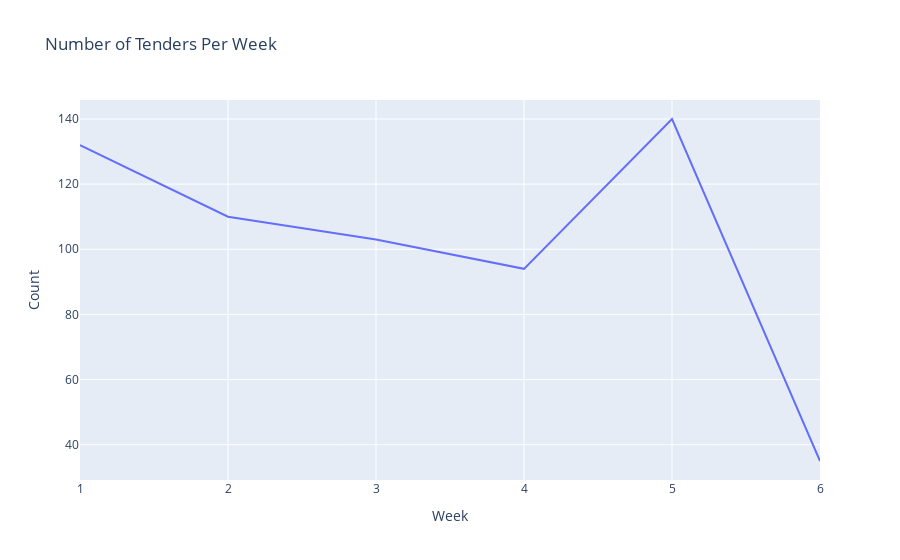

Notebook code cell kept with this figure:
### Code cell
week_plot = px.line(Week, x='Week', y='Count', title='Number of Tenders Per Week', labels={'count': 'Number of Tenders', 'date': 'Date'})
week_plot

### Figure 1 — Plotly figure (JSON) as saved in the notebook; plotly's stock layout.template omitted (floating-point values rounded to 4 significant figures)
{"data": [{"hovertemplate": "Week=%{x}<br>Count=%{y}<extra></extra>", "legendgroup": "", "line": {"color": "#636efa", "dash": "solid"}, "marker": {"symbol": "circle"}, "mode": "lines", "name": "", "orientation": "v", "showlegend": false, "type": "scatter", "x": [1, 2, 3, 4, 5, 6], "xaxis": "x", "y": [132, 110, 103, 94, 140, 35], "yaxis": "y"}], "layout": {"legend": {"tracegroupgap": 0}, "title": {"text": "Number of Tenders Per Week"}, "xaxis": {"anchor": "y", "domain": [0, 1], "title": {"text": "Week"}}, "yaxis": {"anchor": "x", "domain": [0, 1], "title": {"text": "Count"}}}}
